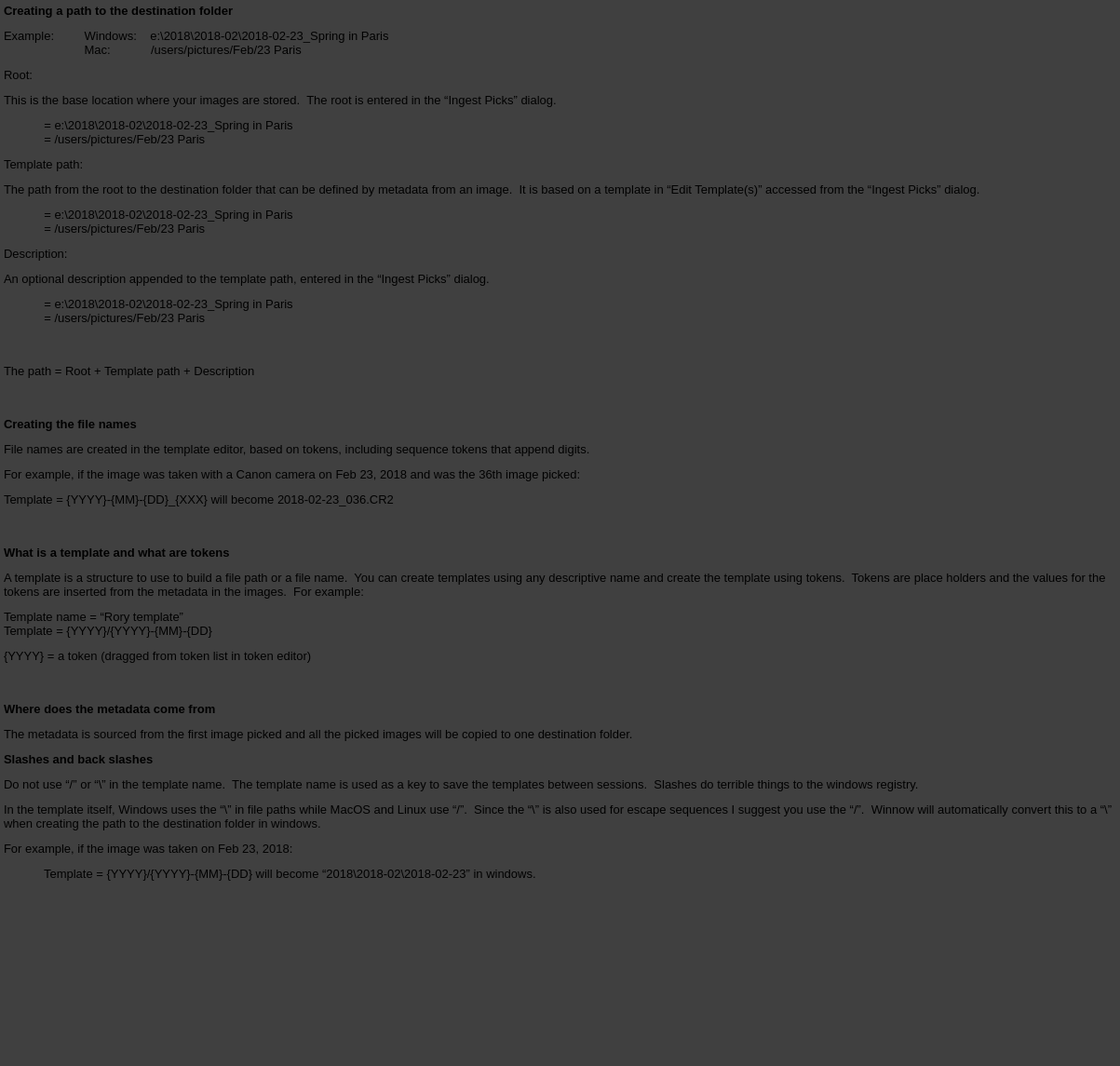
<?xml version="1.0" encoding="UTF-8"?>
<ui version="4.0">
 <class>helpIngest</class>
 <widget class="QWidget" name="helpIngest">
  <property name="windowModality">
   <enum>Qt::ApplicationModal</enum>
  </property>
  <property name="geometry">
   <rect>
    <x>0</x>
    <y>0</y>
    <width>1203</width>
    <height>1145</height>
   </rect>
  </property>
  <property name="windowTitle">
   <string>Templates and tokens explanation</string>
  </property>
  <layout class="QVBoxLayout" name="verticalLayout_2">
   <property name="spacing">
    <number>0</number>
   </property>
   <property name="leftMargin">
    <number>0</number>
   </property>
   <property name="topMargin">
    <number>0</number>
   </property>
   <property name="rightMargin">
    <number>0</number>
   </property>
   <property name="bottomMargin">
    <number>0</number>
   </property>
   <item>
    <widget class="QTextBrowser" name="textBrowser">
     <property name="font">
      <font>
       <pointsize>10</pointsize>
      </font>
     </property>
     <property name="frameShape">
      <enum>QFrame::NoFrame</enum>
     </property>
     <property name="lineWidth">
      <number>0</number>
     </property>
     <property name="html">
      <string>&lt;!DOCTYPE HTML PUBLIC &quot;-//W3C//DTD HTML 4.0//EN&quot; &quot;http://www.w3.org/TR/REC-html40/strict.dtd&quot;&gt;
&lt;html&gt;&lt;head&gt;&lt;meta name=&quot;qrichtext&quot; content=&quot;1&quot; /&gt;&lt;title&gt;Winnow ingesting help&lt;/title&gt;&lt;style type=&quot;text/css&quot;&gt;
p, li { white-space: pre-wrap; }
&lt;/style&gt;&lt;/head&gt;&lt;body style=&quot; font-family:'MS Shell Dlg 2'; font-size:10pt; font-weight:400; font-style:normal;&quot; bgcolor=&quot;#404040&quot;&gt;
&lt;p style=&quot; margin-top:12px; margin-bottom:12px; margin-left:0px; margin-right:0px; -qt-block-indent:0; text-indent:0px;&quot;&gt;&lt;span style=&quot; font-weight:600;&quot;&gt;Creating a path to the destination folder&lt;/span&gt; &lt;/p&gt;
&lt;p style=&quot; margin-top:12px; margin-bottom:12px; margin-left:0px; margin-right:0px; -qt-block-indent:0; text-indent:0px;&quot;&gt;Example:         Windows:    e:\2018\2018-02\2018-02-23_Spring in Paris&lt;br /&gt;                        Mac:            /users/pictures/Feb/23 Paris &lt;/p&gt;
&lt;p style=&quot; margin-top:12px; margin-bottom:12px; margin-left:0px; margin-right:0px; -qt-block-indent:0; text-indent:0px;&quot;&gt;Root: &lt;/p&gt;
&lt;p style=&quot; margin-top:12px; margin-bottom:12px; margin-left:0px; margin-right:0px; -qt-block-indent:0; text-indent:0px;&quot;&gt;This is the base location where your images are stored.  The root is entered in the “Ingest Picks” dialog. &lt;/p&gt;
&lt;p style=&quot; margin-top:12px; margin-bottom:12px; margin-left:0px; margin-right:0px; -qt-block-indent:0; text-indent:0px;&quot;&gt;            = e:\2018\2018-02\2018-02-23_Spring in Paris&lt;br /&gt;            = /users/pictures/Feb/23 Paris &lt;/p&gt;
&lt;p style=&quot; margin-top:12px; margin-bottom:12px; margin-left:0px; margin-right:0px; -qt-block-indent:0; text-indent:0px;&quot;&gt;Template path: &lt;/p&gt;
&lt;p style=&quot; margin-top:12px; margin-bottom:12px; margin-left:0px; margin-right:0px; -qt-block-indent:0; text-indent:0px;&quot;&gt;The path from the root to the destination folder that can be defined by metadata from an image.  It is based on a template in “Edit Template(s)” accessed from the “Ingest Picks” dialog. &lt;/p&gt;
&lt;p style=&quot; margin-top:12px; margin-bottom:12px; margin-left:0px; margin-right:0px; -qt-block-indent:0; text-indent:0px;&quot;&gt;            = e:\2018\2018-02\2018-02-23_Spring in Paris&lt;br /&gt;            = /users/pictures/Feb/23 Paris &lt;/p&gt;
&lt;p style=&quot; margin-top:12px; margin-bottom:12px; margin-left:0px; margin-right:0px; -qt-block-indent:0; text-indent:0px;&quot;&gt;Description: &lt;/p&gt;
&lt;p style=&quot; margin-top:12px; margin-bottom:12px; margin-left:0px; margin-right:0px; -qt-block-indent:0; text-indent:0px;&quot;&gt;An optional description appended to the template path, entered in the “Ingest Picks” dialog. &lt;/p&gt;
&lt;p style=&quot; margin-top:12px; margin-bottom:12px; margin-left:0px; margin-right:0px; -qt-block-indent:0; text-indent:0px;&quot;&gt;            = e:\2018\2018-02\2018-02-23_Spring in Paris&lt;br /&gt;            = /users/pictures/Feb/23 Paris&lt;br /&gt;&lt;br /&gt;&lt;/p&gt;
&lt;p style=&quot; margin-top:12px; margin-bottom:12px; margin-left:0px; margin-right:0px; -qt-block-indent:0; text-indent:0px;&quot;&gt;The path = Root + Template path + Description&lt;br /&gt;&lt;br /&gt;&lt;/p&gt;
&lt;p style=&quot; margin-top:12px; margin-bottom:12px; margin-left:0px; margin-right:0px; -qt-block-indent:0; text-indent:0px;&quot;&gt;&lt;span style=&quot; font-weight:600;&quot;&gt;Creating the file names&lt;/span&gt; &lt;/p&gt;
&lt;p style=&quot; margin-top:12px; margin-bottom:12px; margin-left:0px; margin-right:0px; -qt-block-indent:0; text-indent:0px;&quot;&gt;File names are created in the template editor, based on tokens, including sequence tokens that append digits. &lt;/p&gt;
&lt;p style=&quot; margin-top:12px; margin-bottom:12px; margin-left:0px; margin-right:0px; -qt-block-indent:0; text-indent:0px;&quot;&gt;For example, if the image was taken with a Canon camera on Feb 23, 2018 and was the 36th image picked: &lt;/p&gt;
&lt;p style=&quot; margin-top:12px; margin-bottom:12px; margin-left:0px; margin-right:0px; -qt-block-indent:0; text-indent:0px;&quot;&gt;Template = {YYYY}-{MM}-{DD}_{XXX} will become 2018-02-23_036.CR2&lt;br /&gt;&lt;br /&gt;&lt;/p&gt;
&lt;p style=&quot; margin-top:12px; margin-bottom:12px; margin-left:0px; margin-right:0px; -qt-block-indent:0; text-indent:0px;&quot;&gt;&lt;span style=&quot; font-weight:600;&quot;&gt;What is a template and what are tokens&lt;/span&gt; &lt;/p&gt;
&lt;p style=&quot; margin-top:12px; margin-bottom:12px; margin-left:0px; margin-right:0px; -qt-block-indent:0; text-indent:0px;&quot;&gt;A template is a structure to use to build a file path or a file name.  You can create templates using any descriptive name and create the template using tokens.  Tokens are place holders and the values for the tokens are inserted from the metadata in the images.  For example: &lt;/p&gt;
&lt;p style=&quot; margin-top:12px; margin-bottom:12px; margin-left:0px; margin-right:0px; -qt-block-indent:0; text-indent:0px;&quot;&gt;Template name = “Rory template”&lt;br /&gt;Template = {YYYY}/{YYYY}-{MM}-{DD} &lt;/p&gt;
&lt;p style=&quot; margin-top:12px; margin-bottom:12px; margin-left:0px; margin-right:0px; -qt-block-indent:0; text-indent:0px;&quot;&gt;{YYYY} = a token (dragged from token list in token editor)&lt;br /&gt;&lt;br /&gt;&lt;/p&gt;
&lt;p style=&quot; margin-top:12px; margin-bottom:12px; margin-left:0px; margin-right:0px; -qt-block-indent:0; text-indent:0px;&quot;&gt;&lt;span style=&quot; font-weight:600;&quot;&gt;Where does the metadata come from&lt;/span&gt; &lt;/p&gt;
&lt;p style=&quot; margin-top:12px; margin-bottom:12px; margin-left:0px; margin-right:0px; -qt-block-indent:0; text-indent:0px;&quot;&gt;The metadata is sourced from the first image picked and all the picked images will be copied to one destination folder. &lt;/p&gt;
&lt;p style=&quot; margin-top:12px; margin-bottom:12px; margin-left:0px; margin-right:0px; -qt-block-indent:0; text-indent:0px;&quot;&gt;&lt;span style=&quot; font-weight:600;&quot;&gt;Slashes and back slashes &lt;/span&gt;&lt;/p&gt;
&lt;p style=&quot; margin-top:12px; margin-bottom:12px; margin-left:0px; margin-right:0px; -qt-block-indent:0; text-indent:0px;&quot;&gt;Do not use “/” or “\” in the template name.  The template name is used as a key to save the templates between sessions.  Slashes do terrible things to the windows registry. &lt;/p&gt;
&lt;p style=&quot; margin-top:12px; margin-bottom:12px; margin-left:0px; margin-right:0px; -qt-block-indent:0; text-indent:0px;&quot;&gt;In the template itself, Windows uses the “\” in file paths while MacOS and Linux use “/”.  Since the “\” is also used for escape sequences I suggest you use the “/”.  Winnow will automatically convert this to a “\” when creating the path to the destination folder in windows.  &lt;/p&gt;
&lt;p style=&quot; margin-top:12px; margin-bottom:12px; margin-left:0px; margin-right:0px; -qt-block-indent:0; text-indent:0px;&quot;&gt;For example, if the image was taken on Feb 23, 2018: &lt;/p&gt;
&lt;p style=&quot; margin-top:12px; margin-bottom:12px; margin-left:0px; margin-right:0px; -qt-block-indent:0; text-indent:0px;&quot;&gt;            Template = {YYYY}/{YYYY}-{MM}-{DD} will become “2018\2018-02\2018-02-23” in windows. &lt;/p&gt;
&lt;p style=&quot; margin-top:12px; margin-bottom:12px; margin-left:0px; margin-right:0px; -qt-block-indent:0; text-indent:0px;&quot;&gt;  &lt;/p&gt;&lt;/body&gt;&lt;/html&gt;</string>
     </property>
     <property name="source">
      <url>
       <string>file:///D:/My Projects/Winnow Project/Winnow64/Docs/ingesthelp.htm</string>
      </url>
     </property>
    </widget>
   </item>
  </layout>
 </widget>
 <resources/>
 <connections/>
</ui>
